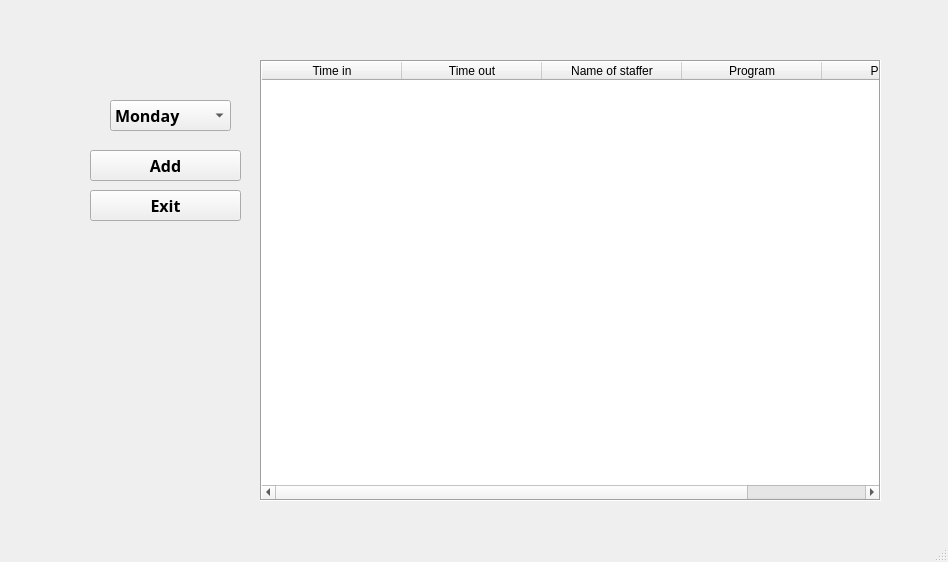
<?xml version="1.0" encoding="UTF-8"?>
<ui version="4.0">
 <class>MainWindow</class>
 <widget class="QMainWindow" name="MainWindow">
  <property name="geometry">
   <rect>
    <x>0</x>
    <y>0</y>
    <width>948</width>
    <height>562</height>
   </rect>
  </property>
  <property name="windowTitle">
   <string>MainWindow</string>
  </property>
  <widget class="QWidget" name="centralwidget">
   <widget class="QLabel" name="label">
    <property name="geometry">
     <rect>
      <x>70</x>
      <y>-70</y>
      <width>1011</width>
      <height>701</height>
     </rect>
    </property>
    <property name="text">
     <string>&lt;html&gt;&lt;head/&gt;&lt;body&gt;&lt;p&gt;&lt;img src=&quot;:/login/Pics/Admin-window.png&quot;width=850 height=500/&gt;&lt;/p&gt;&lt;/body&gt;&lt;/html&gt;</string>
    </property>
   </widget>
   <widget class="QTableWidget" name="tableWidget">
    <property name="geometry">
     <rect>
      <x>260</x>
      <y>60</y>
      <width>621</width>
      <height>441</height>
     </rect>
    </property>
    <property name="frameShape">
     <enum>QFrame::Box</enum>
    </property>
    <property name="lineWidth">
     <number>1</number>
    </property>
    <attribute name="horizontalHeaderDefaultSectionSize">
     <number>140</number>
    </attribute>
    <attribute name="horizontalHeaderShowSortIndicator" stdset="0">
     <bool>false</bool>
    </attribute>
    <attribute name="horizontalHeaderStretchLastSection">
     <bool>false</bool>
    </attribute>
    <column>
     <property name="text">
      <string>Time in</string>
     </property>
    </column>
    <column>
     <property name="text">
      <string>Time out</string>
     </property>
    </column>
    <column>
     <property name="text">
      <string>Name of staffer</string>
     </property>
    </column>
    <column>
     <property name="text">
      <string>Program</string>
     </property>
    </column>
    <column>
     <property name="text">
      <string>Position</string>
     </property>
    </column>
   </widget>
   <widget class="QComboBox" name="comboBox">
    <property name="geometry">
     <rect>
      <x>110</x>
      <y>100</y>
      <width>121</width>
      <height>31</height>
     </rect>
    </property>
    <property name="font">
     <font>
      <family>Nexa Bold</family>
      <pointsize>12</pointsize>
      <weight>75</weight>
      <bold>true</bold>
     </font>
    </property>
    <item>
     <property name="text">
      <string>Monday</string>
     </property>
    </item>
    <item>
     <property name="text">
      <string>Tuesday</string>
     </property>
    </item>
    <item>
     <property name="text">
      <string>Wednesday</string>
     </property>
    </item>
    <item>
     <property name="text">
      <string>Thursday</string>
     </property>
    </item>
    <item>
     <property name="text">
      <string>Friday</string>
     </property>
    </item>
   </widget>
   <widget class="QPushButton" name="exitbut">
    <property name="geometry">
     <rect>
      <x>90</x>
      <y>190</y>
      <width>151</width>
      <height>31</height>
     </rect>
    </property>
    <property name="font">
     <font>
      <family>Nexa Bold</family>
      <pointsize>12</pointsize>
      <weight>75</weight>
      <bold>true</bold>
     </font>
    </property>
    <property name="styleSheet">
     <string notr="true">QPushButton {background-color: Black} QPushButton:hover {background-color:grey}QPushButton {border-radius:15px}QPushButton {color:White}QPushButton{border:2px solid yellow}QPushButton:pressed{Background-color:red};</string>
    </property>
    <property name="text">
     <string>Exit</string>
    </property>
   </widget>
   <widget class="QPushButton" name="addbut">
    <property name="geometry">
     <rect>
      <x>90</x>
      <y>150</y>
      <width>151</width>
      <height>31</height>
     </rect>
    </property>
    <property name="font">
     <font>
      <family>Nexa Bold</family>
      <pointsize>12</pointsize>
      <weight>75</weight>
      <bold>true</bold>
     </font>
    </property>
    <property name="styleSheet">
     <string notr="true">QPushButton {background-color: Black} QPushButton:hover {background-color:grey}QPushButton {border-radius:15px}QPushButton {color:White}QPushButton{border:2px solid yellow}QPushButton:pressed{Background-color:yellow};</string>
    </property>
    <property name="text">
     <string>Add</string>
    </property>
   </widget>
  </widget>
  <widget class="QStatusBar" name="statusbar"/>
 </widget>
 <resources>
  <include location="dutycheckerFiles.qrc"/>
 </resources>
 <connections/>
</ui>
